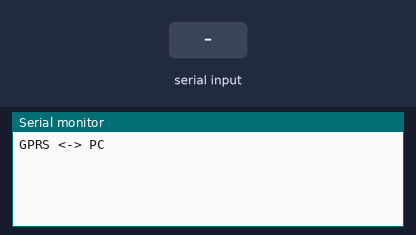
The sketch below on a simulated Arduino Uno, built with avr-gcc and run on an emulated ATmega328P. Parts: the last lines printed to the serial monitor. Inputs (shaded band) come from the test bench.

Above: at 1.2 s.
1.3 s: "1" received over the second serial link
At 2.5 s:
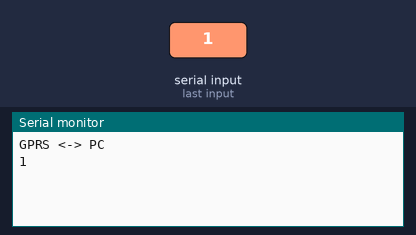
2.8 s: "0" received over the second serial link
At 3.9 s:
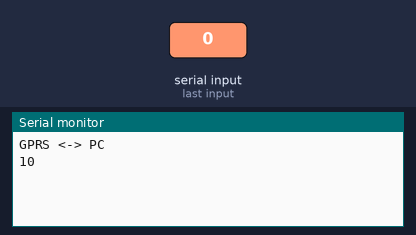

Measured:
- after the input at 1.3 s, the serial monitor: prints a new line at once (image 1)
- after the input at 2.8 s, the serial monitor: prints a new line at once (image 2)

The sketch:

gprs2pc.ino
```cpp
//Serial Relay - Lien série à 9600bps entre le PC et la platine empilable GPRS
//
// GPRS Shield est connecté via Software UART
// Moniteur série est en 9600,8,N avec CRLF en fin de ligne
// Appuyez 2 secondes sur le BP du GPRS pour allumer (comme pour un vrai téléphone)

// La vitesse par défaut des cartes GPRS est souvent 19200
#define GPRSPEED  9600

/* commande      effet <réponses du modem entre chevrons>
 AT              renvoie <OK>
 AT+IPR=?        liste des vitesses disponibles
 AT+IPR=9600     fixe la comm à 9600 et sauve dans la flash du SIMx00
 AT+CSQ          renvoie le niveau de qualité du signal enre 0 et 32, puis le % du taux d'erreur
 AT+CCLK?        renvoie l'heure de la RTC du SIMx00 (ou du temps de mise sous tension si pas de pile
 AT+CCLK=<time>  pour mettre à l'heure
 AT+CREG?        renvoie <+CREG: 0,1> si connecté au réseau
 AT+CGMI         renvoie le nom du constructeur du modem, ici <SIMCOM_Ltd>
 AT+CGSN         renvoie le code IMEI, pour moi "866771026531813"
 AT+COPN         renvoie la liste des opérateurs
 AT+COPS?        renvoie l'opérateur connecté. chez moi c'est : <+COPS: 0,0,"F - Contact">
 AT+CMGR=x       renvoie le SMS n°x
 AT+CMGD=1,4     efface tous les SMS reçus
 réception d'un SMS
 le modem envoie spontanément <+CMTI: "SM",X> avec X numéro du SMS reçu
*/

#include <SoftwareSerial.h>
SoftwareSerial GSMial(7, 8);

void setup(){
	GSMial.begin(GPRSPEED);
	Serial.begin(9600);
    Serial.println("GPRS <-> PC");
}

void loop(){
  if( Serial.available() ) GSMial.write((byte)Serial.read()); //si besoin du ^z préférer un vrai terminal
  if( GSMial.available() ) Serial.write((byte)GSMial.read());
}
```
